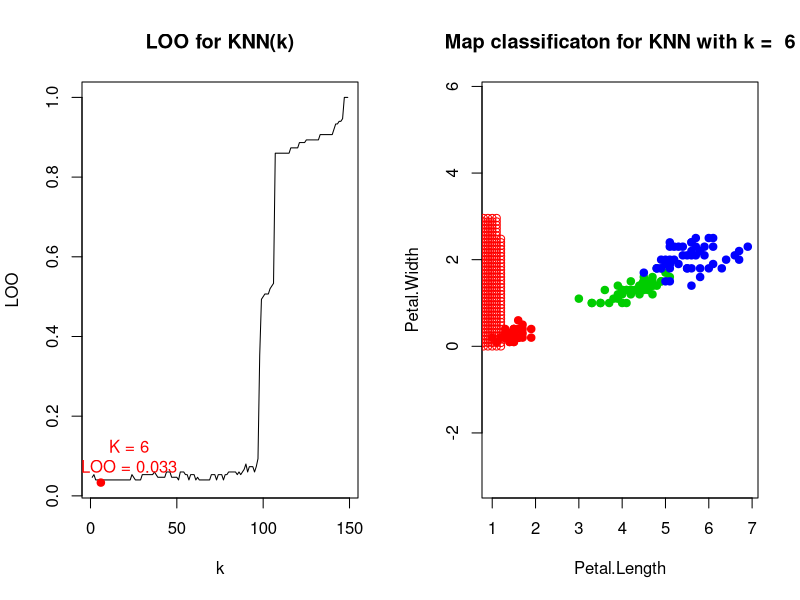

The R source for this figure: (Note: a time limit stopped this script after it produced the figure.)
euclideanDistance <- function(u, v) sqrt(sum((u - v)^2))

sortObjectsByDist <- function(xl, z)
{
  
  l <- dim(xl)[1]
  n <- dim(xl)[2] - 1
  distances <- matrix(NA, l, 2)
  
  for (i in 1:l)
  {
    distances[i, ] <- c(i, euclideanDistance(xl[i, 1:n], z))
  }
  
  orderedXl <- xl[order(distances[, 2]), ]
  return (orderedXl);
}
knn <- function(xl, z, k,orderedXl)
{

  n <- dim(orderedXl)[2] - 1
  classes <- orderedXl[1:k, n + 1]
  counts <- table(classes)
  class <- names(which.max(counts))
  return (class)
}


LOO = function(xl,class) {
  n = dim(xl)[1];
  loo = rep(0, n-1) 
  
    for(i in 1:n){
      X<- xl[-i, 1:3]
      u<- xl[i, 1:2]
      orderedXl <- sortObjectsByDist(X, u)
      
      for(k in 1:(n-1)){
        
        test=knn(X,u,k,orderedXl)
        if(colors[test] != colors[class[i]]){
          loo[k] = loo[k]+1;
        
      }
    } 
    }
  
  loo = loo / n
  x = 1:length(loo)
  y = loo
  plot(x, y,main ="LOO for KNN(k)", xlab="k", ylab="LOO", type = "l")

  min = which.min(loo)
  lOOmin=round(loo[min],3)
  points(min, loo[min], pch = 21, col = "red",bg = "red")
  label = paste("   K = ", min, "\n", "   LOO = ", lOOmin, sep = "")
  xmin = 3*min;
  text(xmin, lOOmin, labels = label, pos = 3, col = "red")
  map(min);
}

map = function(k){
  text <- paste("Map classificaton for KNN with k = ", k)
  plot(iris[, 3:4],main=text, pch = 21, bg = colors[xl$Species], col = colors[xl$Species],asp='1')
  for(i in seq(0, 7, 0.1)){
    
    for(j in seq(0,3,0.08)){
      
      z <- c(i, j)
      orderedXl <- sortObjectsByDist(xl, z)
      class <- knn(xl, z,k,orderedXl)
      points(z[1], z[2], pch = 1, bg = colors[class],col=colors[class])
      
    }
  }
}


colors <- c("setosa" = "red", "versicolor" = "green3",
            "virginica" = "blue")
par(mfrow = c(1, 2))
xl <- iris[, 3:5] 
class <- iris[, 5]
LOO(xl,class)
